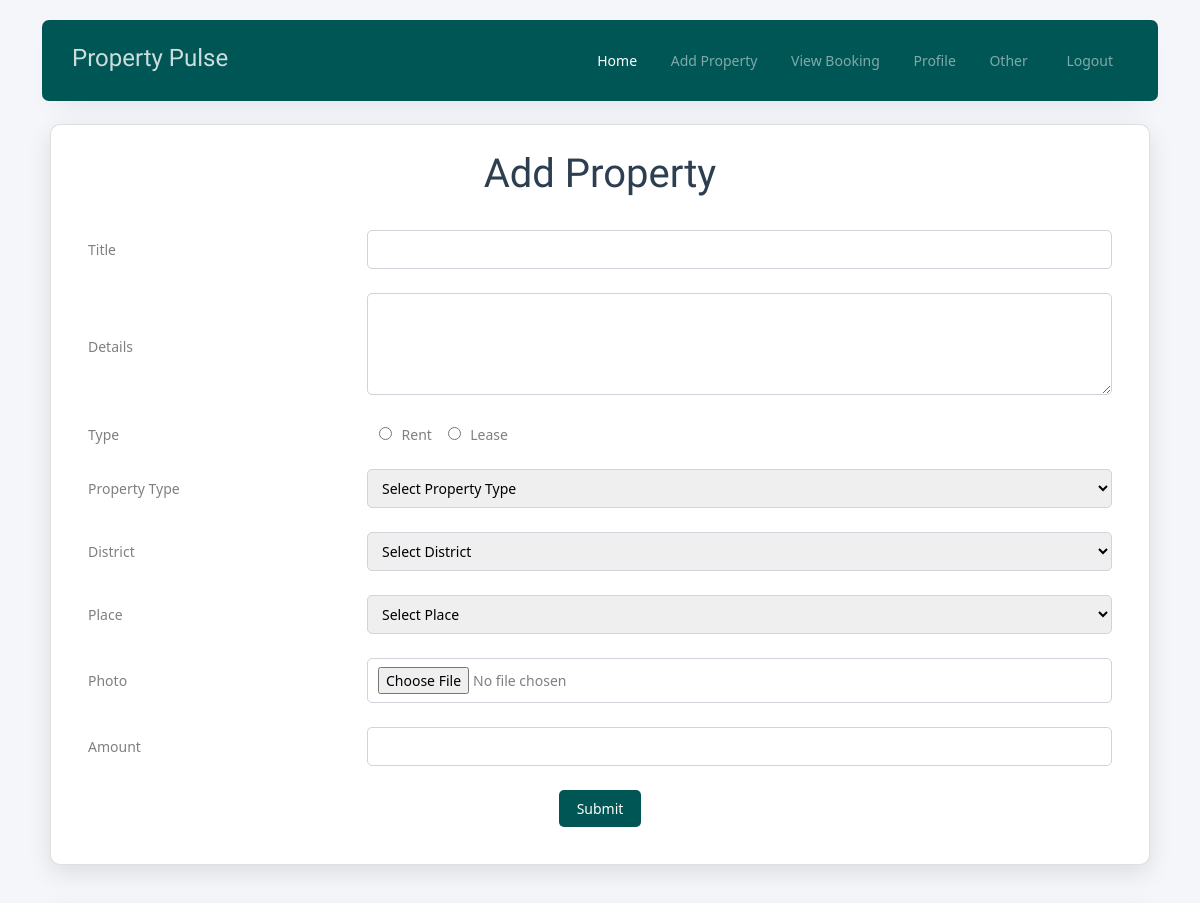
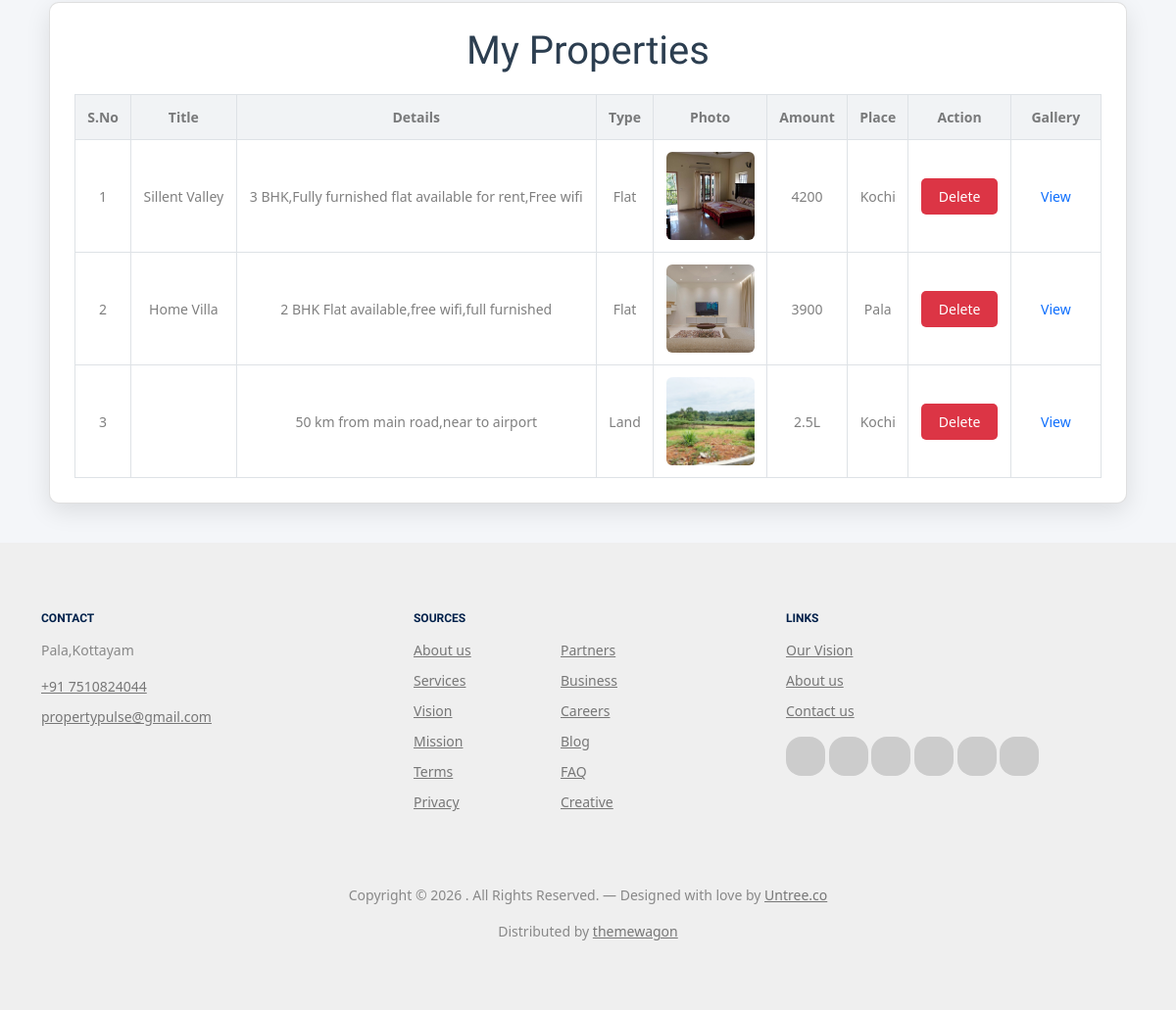
The app's page /Owner/property/ (signed in) with its own data (2 pictures, top to bottom).
### Owner/models.py (models this page shows)
class tbl_property(models.Model):
    property_title=models.CharField(max_length=100)
    property_details=models.CharField(max_length=500)
    property_date=models.DateField(auto_now_add=True)
    property_status=models.IntegerField(default=0)
    property_photo=models.FileField(upload_to='Assets/PropertyPhotos/')
    propertytype_id=models.ForeignKey(tbl_propertytype,on_delete=models.CASCADE)
    owner=models.ForeignKey(tbl_owner,on_delete=models.CASCADE)
    property_amount=models.CharField(max_length=50)
    place=models.ForeignKey(tbl_place,on_delete=models.CASCADE)

### Admin/models.py (models this page shows)
class tbl_propertytype(models.Model):
    propertytype_name=models.CharField(max_length=50)

class tbl_place(models.Model):
    place_name=models.CharField(max_length=50)
    district=models.ForeignKey(tbl_district,on_delete=models.CASCADE)

### Owner/views.py (the view)
# urls.py: path('property/',views.property,name="property"),
def property(request):
    if "oid" not in request.session:
        return redirect("Guest:Login")
    else:
        propertydata=tbl_property.objects.filter(owner=request.session['oid'])
        propertytypedata=tbl_propertytype.objects.all()
        districtdata=tbl_district.objects.all()
        placedata=tbl_place.objects.all()
        if request.method=="POST":
            title=request.POST.get("txt_title")
            details=request.POST.get("txt_details")
            amount=request.POST.get("txt_price")
            ptype=tbl_propertytype.objects.get(id=request.POST.get("sel_propertytype"))
            place=tbl_place.objects.get(id=request.POST.get("sel_place"))
            photo=request.FILES.get("txt_photo")
            owner=tbl_owner.objects.get(id=request.session['oid'])
            tbl_property.objects.create(property_title=title,property_details=details,propertytype_id=ptype,property_photo=photo,owner=tbl_owner.objects.get(id=request.session['oid']),property_amount=amount,place=place)
            return render(request,"Owner/Property.html",{'msg':'Property Added'})
        else:
            return render(request,"Owner/Property.html",{'propertydata':propertydata,'propertytypedata':propertytypedata,'districtdata':districtdata,'placedata':placedata})

### Owner/Templates/Owner/Property.html (shortened to what this page needs)
{% extends 'Owner/Head.html' %}
{% block content %}
<!DOCTYPE html>
<html lang="en">
<head>
</head>
<body>
<br><br>    <br><br>
<div class="containers">
    <div class="card">
        <h1 class="text-center">Add Property</h1>
        <form method="post" enctype="multipart/form-data">
            <table class="form-table">
                <tr>
                    <td>Title</td>
                    <td><input required type="text" name="txt_title"></td>
                </tr>
                <tr>
                    <td>Details</td>
                    <td><textarea name="txt_details" rows="4" required></textarea></td>
                </tr>
                <tr>
                    <td>Type</td>
                    <td>
                        <input type="radio" name="txt_type" value="Rent"> Rent
                        <input type="radio" name="txt_type" value="Lease"> Lease
                    </td>
                </tr>
                <tr>
                    <td>Property Type</td>
                    <td>
                        <select name="sel_propertytype">
                            <option value="">Select Property Type</option>
                        </select>
                    </td>
                </tr>
                <tr>
                    <td>District</td>
                    <td>
                        <select name="sel_district" id="sel_district">
                            <option value="">Select District</option>
                        </select>
                    </td>
                </tr>
                <tr>
                    <td>Place</td>
                    <td>
                        <select name="sel_place" id="sel_place">
                            <option value="">Select Place</option>
                        </select>
                    </td>
                </tr>
                <tr>
                    <td>Photo</td>
                    <td><input required type="file" name="txt_photo"></td>
                </tr>
                <tr>
                    <td>Amount</td>
                    <td><input required type="text" name="txt_price"></td>
                </tr>
                <tr>
                    <td colspan="2" class="text-center">
                        <input type="submit" value="Submit" class="btn btn-primary">
                    </td>
                </tr>
            </table>
        </form>
    </div>
    <div class="card">
        <h1 class="text-center">My Properties</h1>
        <table class="list-table">
            <tr>
                <th>S.No</th>
                <th>Title</th>
                <th>Details</th>
                <th>Type</th>
                <th>Photo</th>
                <th>Amount</th>
                <th>Place</th>
                <th>Action</th>
                <th>Gallery</th>
            </tr>
            {% for i in propertydata %}
            <tr>
                <td>{{forloop.counter}}</td>
                <td>{{i.property_title}}</td>
                <td>{{i.property_details}}</td>
                <td>{{i.propertytype_id.propertytype_name}}</td>
                <td><img src="{{i.property_photo.url}}" width="90" height="90"></td>
                <td>{{i.property_amount}}</td>
                <td>{{i.place.place_name}}</td>
                <td>
                    <a href="{% url 'Owner:delproperty' i.id %}" class="btn btn-danger">Delete</a>
                </td>
                <td>
                    <a href="{% url 'Owner:gallery' i.id %}" class="btn btn-link">View</a>
                </td>
            </tr>
            {% endfor %}
        </table>
    </div>
</div>
</body>
</html>
{% endblock content %}

### Owner/Templates/Owner/Property.html (style rules this page uses)
body { background-color: #f4f6f9; font-family: "Segoe UI", Arial, sans-serif; }
h1 { color: #2c3e50; margin-bottom: 20px; }
.containers { max-width: 1100px; margin: 40px auto; }
.card { background: #ffffff; border-radius: 10px; box-shadow: 0 8px 25px rgba(0,0,0,0.1); padding: 25px; margin-bottom: 40px; }
.form-table, .list-table { width: 100%; border-collapse: collapse; }
.form-table td { padding: 12px; }
.list-table th, .list-table td { padding: 12px; border: 1px solid #dee2e6; text-align: center; }
.list-table th { background-color: #f1f3f5; font-weight: 600; }
input[type="text"], input[type="file"], select, textarea { width: 100%; padding: 8px 10px; border: 1px solid #ced4da; border-radius: 5px; font-size: 14px; }
textarea { resize: vertical; }
input[type="radio"] { margin-right: 6px; margin-left: 12px; }
.btn { padding: 8px 18px; border-radius: 5px; border: none; font-size: 14px; cursor: pointer; text-decoration: none; display: inline-block; }
.btn-primary { background-color: #0d6efd; color: #fff; }
.btn-danger { background-color: #dc3545; color: #fff; }
.btn-link { color: #0d6efd; font-weight: 500; }
img { border-radius: 6px; object-fit: cover; }
.text-center { text-align: center; }

### records on screen
tbl_property: property_title "Sillent Valley", property_details "3 BHK,Fully furnished flat available for rent,Free wifi", propertytype_id.propertytype_name "Flat", property_photo (picture), property_amount "4200", place.place_name "Kochi"
tbl_property: property_title "Home Villa", property_details "2 BHK Flat available,free wifi,full furnished", propertytype_id.propertytype_name "Flat", property_photo (picture), property_amount "3900", place.place_name "Pala"
tbl_property: property_details "50 km from main road,near to airport", propertytype_id.propertytype_name "Land", property_photo (picture), property_amount "2.5L", place.place_name "Kochi"
